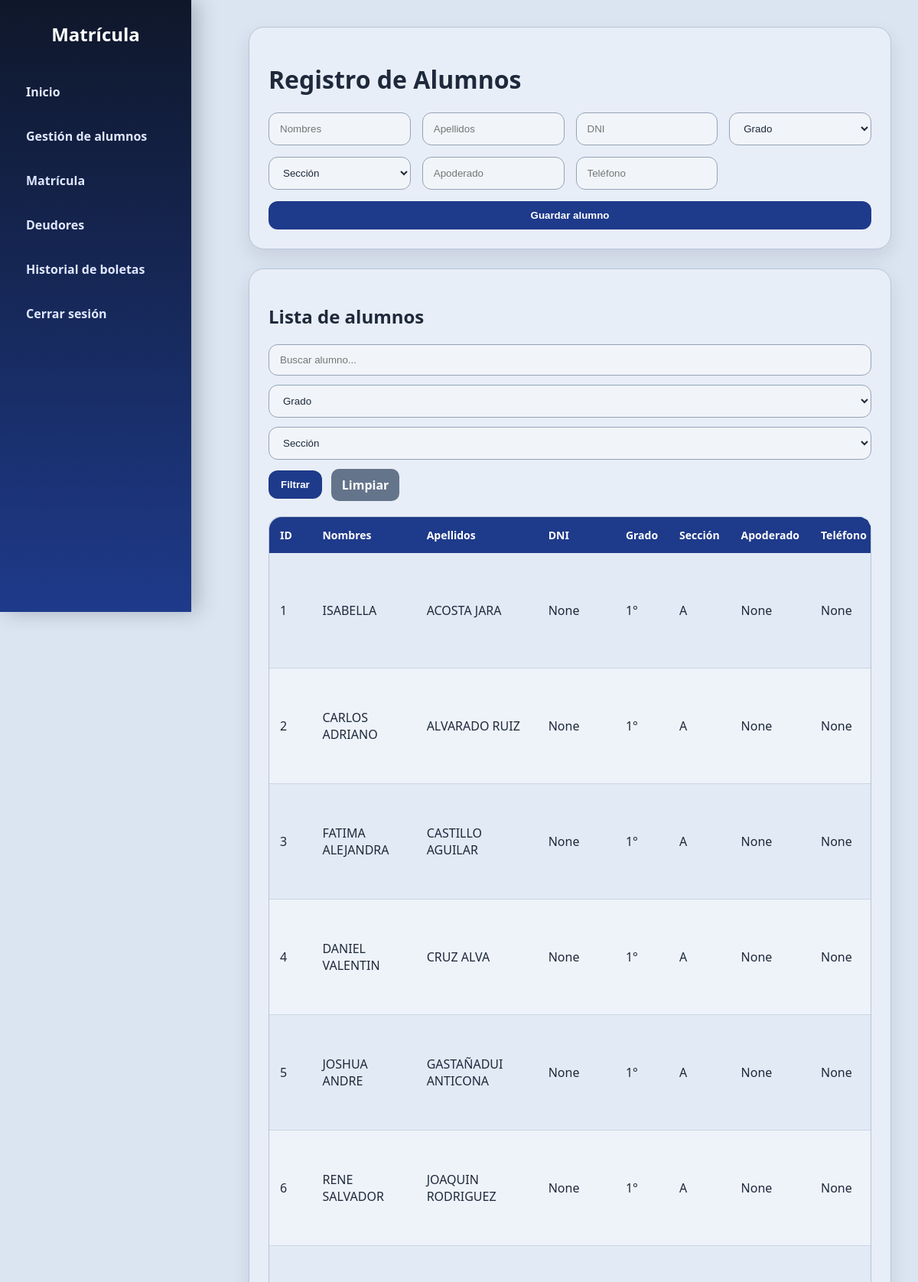
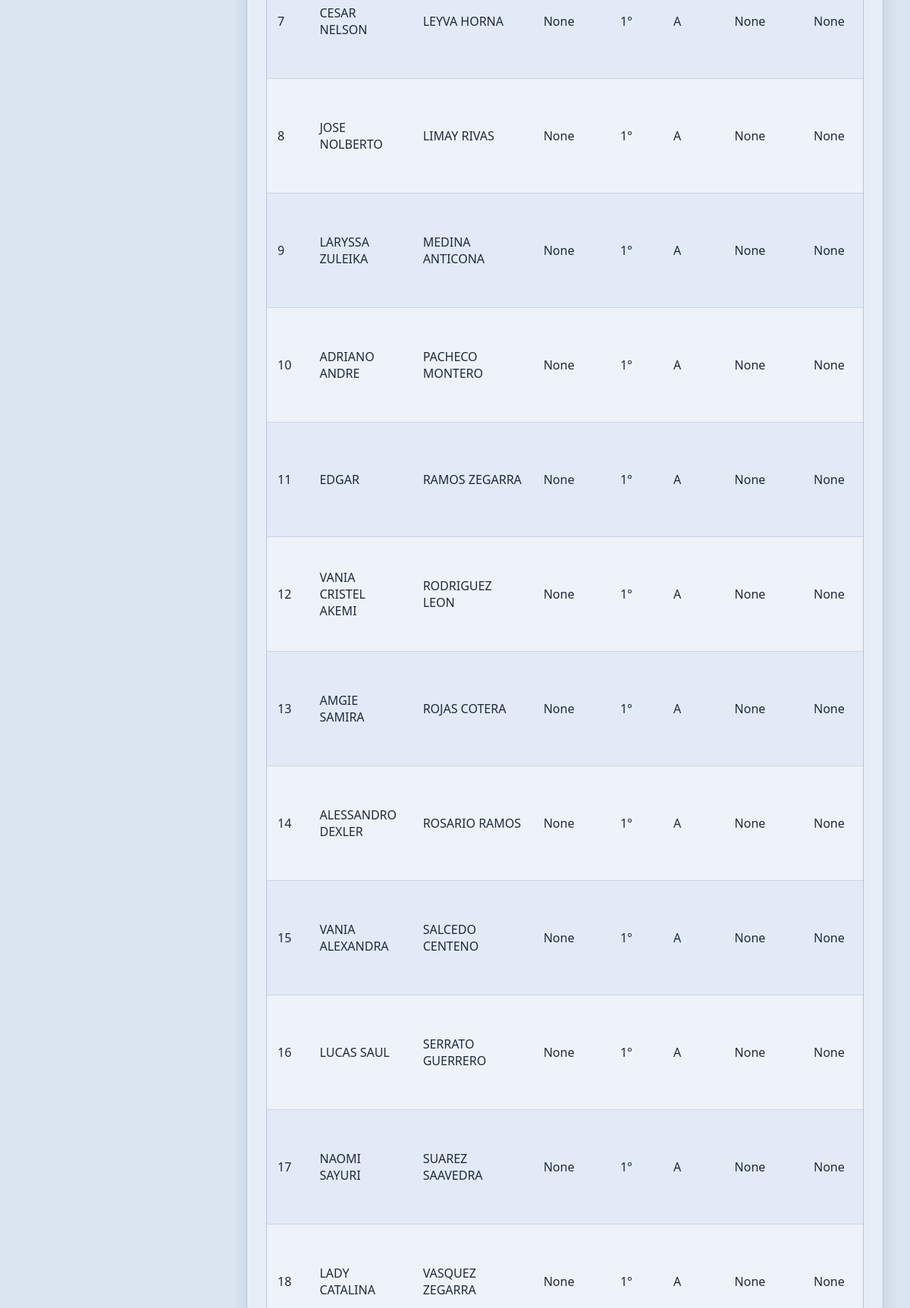
Page /alumnos (signed in, upper part) on the committed database (2 pictures, top to bottom).
### tables this page shows
CREATE TABLE alumnos (
        id INTEGER PRIMARY KEY AUTOINCREMENT,
        nombres TEXT NOT NULL,
        apellidos TEXT NOT NULL,
        dni TEXT,
        grado TEXT NOT NULL,
        seccion TEXT NOT NULL,
        apoderado TEXT,
        telefono TEXT,
        estado TEXT DEFAULT 'Activo'
    );

### app.py (the view, shortened to what this page needs)
@app.route("/alumnos", methods=["GET", "POST"])
def alumnos():
    if "user" not in session:
        return redirect("/")
    conn = get_db()
    cur = conn.cursor()
    buscar = request.args.get("buscar", "")
    grado = request.args.get("grado", "")
    seccion = request.args.get("seccion", "")
    query = "SELECT * FROM alumnos WHERE 1=1"
    params = []
    if buscar:
        query += " AND (nombres LIKE ? OR apellidos LIKE ? OR dni LIKE ?)"
        params.extend([f"%{buscar}%", f"%{buscar}%", f"%{buscar}%"])
    if grado:
        query += " AND grado=?"
        params.append(grado)
    if seccion:
        query += " AND seccion=?"
        params.append(seccion)
    query += " ORDER BY grado, seccion, apellidos"
    cur.execute(query, params)
    alumnos_lista = cur.fetchall()
    conn.close()
    return render_template("alumnos.html", alumnos=alumnos_lista)

### app.py (called while the page is built)
def get_db():
    return sqlite3.connect("colegio.db")

@app.context_processor
def injectar_usuario():
    return {
        "usuario_actual": session.get("user"),
        "rol_actual": session.get("rol")
    }

### templates/alumnos.html (shortened to what this page needs)
<!DOCTYPE html>
<html lang="es">
<head>
<link rel="stylesheet" href="/static/style.css">
</head>
<body>
<div class="sidebar">
    <h2> Matrícula</h2>
    <a href="/dashboard">Inicio</a>
    <a href="/alumnos">Gestión de alumnos</a>
    <a href="/matricula">Matrícula</a>
    <a href="/deudores">Deudores</a>
    <a href="/boletas">Historial de boletas</a>
    <a href="/logout">Cerrar sesión</a>
</div>
<div class="content">
<div class="card">
    <h1>Registro de Alumnos</h1>
    <form class="form-registro" method="POST">
        <input type="text" name="nombres" placeholder="Nombres" required>
        <input type="text" name="apellidos" placeholder="Apellidos" required>
        <input type="text" name="dni" placeholder="DNI">
        <select name="grado" required>
            <option value="">Grado</option>
        </select>
        <select name="seccion" required>
            <option value="">Sección</option>
        </select>
        <input type="text" name="apoderado" placeholder="Apoderado">
        <input type="text" name="telefono" placeholder="Teléfono">
        <button class="btn-full" type="submit">Guardar alumno</button>
    </form>
</div>
<div class="card">
    <h2>Lista de alumnos</h2>
    <form class="form-buscar" method="GET">
        <input type="text" name="buscar" placeholder="Buscar alumno...">
        <select name="grado">
            <option value="">Grado</option>
        </select>
        <select name="seccion">
            <option value="">Sección</option>
        </select>
        <button type="submit">Filtrar</button>
        <a class="btn-limpiar" href="/alumnos">Limpiar</a>
    </form>
    <div class="table-container">
    <table>
        <tr>
            <th>ID</th>
            <th>Nombres</th>
            <th>Apellidos</th>
            <th>DNI</th>
            <th>Grado</th>
            <th>Sección</th>
            <th>Apoderado</th>
            <th>Teléfono</th>
        </tr>
        {% for alumno in alumnos %}
        <tr>
            <td>{{ alumno[0] }}</td>
            <td>{{ alumno[1] }}</td>
            <td>{{ alumno[2] }}</td>
            <td>{{ alumno[3] }}</td>
            <td>{{ alumno[4] }}°</td>
            <td>{{ alumno[5] }}</td>
            <td>{{ alumno[6] }}</td>
            <td>{{ alumno[7] }}</td>
        </tr>
        {% else %}
        <tr>
            <td class="vacio" colspan="10">No hay alumnos registrados</td>
        </tr>
        {% endfor %}
    </table>
    </div>
</div>
</div>
</body>
</html>

### static/style.css (style rules this page uses)
* { box-sizing: border-box; }
body { margin: 0; font-family: 'Segoe UI', Arial, sans-serif; background: #dbe5f1; color: #1e293b; }
.sidebar { width: 250px; height: 100vh; background: linear-gradient(180deg, #0f172a, #1e3a8a); color: white; position: fixed; padding: 28px 20px; box-shadow: 8px 0 25px rgba(15, 23, 42, 0.25); }
.sidebar h2 { margin: 0 0 35px; font-size: 24px; text-align: center; }
.sidebar a { display: block; color: #e0e7ff; text-decoration: none; padding: 13px 14px; margin-bottom: 10px; border-radius: 12px; font-weight: 600; transition: 0.2s; }
.content { margin-left: 290px; padding: 35px; }
.card { background: #e8eef7; padding: 25px; border-radius: 20px; margin-bottom: 25px; box-shadow: 0 10px 25px rgba(15, 23, 42, 0.10); border: 1px solid #b6c5da; }
.form-registro { display: grid; grid-template-columns: repeat(4, 1fr); gap: 15px; }
.form-buscar { display: flex; gap: 12px; margin-bottom: 20px; flex-wrap: wrap; align-items: center; }
input, select { padding: 12px 14px; border-radius: 12px; border: 1px solid #94a3b8; width: 100%; outline: none; background: #f1f5f9; color: #1e293b; transition: 0.2s; }
button { background: #1e3a8a; color: white; border: none; padding: 11px 16px; border-radius: 12px; cursor: pointer; font-weight: 700; transition: 0.2s; }
.btn-full { grid-column: span 4; }
.btn-limpiar { background: #64748b; color: white; padding: 10px 14px; border-radius: 10px; text-decoration: none; font-weight: 700; }
.table-container { overflow-x: auto; border-radius: 16px; border: 1px solid #b6c5da; }
table { width: 100%; border-collapse: collapse; overflow: hidden; border-radius: 16px; }
th { background: #1e3a8a; color: white; padding: 14px; text-align: left; font-size: 14px; }
td { padding: 13px 14px; border-bottom: 1px solid #cbd5e1; background: #eef3fa; }
tr:nth-child(even) td { background: #e2eaf5; }

### rows in the picture
alumnos: id "1", nombres "ISABELLA", apellidos "ACOSTA JARA", alumno "None", grado "1", seccion "A"
alumnos: id "2", nombres "CARLOS ADRIANO", apellidos "ALVARADO RUIZ", alumno "None", grado "1", seccion "A"
alumnos: id "3", nombres "FATIMA ALEJANDRA", apellidos "CASTILLO AGUILAR", alumno "None", grado "1", seccion "A"
alumnos: id "4", nombres "DANIEL VALENTIN", apellidos "CRUZ ALVA", alumno "None", grado "1", seccion "A"
alumnos: id "5", nombres "JOSHUA ANDRE", apellidos "GASTAÑADUI ANTICONA", alumno "None", grado "1", seccion "A"
alumnos: id "6", nombres "RENE SALVADOR", apellidos "JOAQUIN RODRIGUEZ", alumno "None", grado "1", seccion "A"
alumnos: id "7", nombres "CESAR NELSON", apellidos "LEYVA HORNA", alumno "None", grado "1", seccion "A"
alumnos: id "8", nombres "JOSE NOLBERTO", apellidos "LIMAY RIVAS", alumno "None", grado "1", seccion "A"
alumnos: id "9", nombres "LARYSSA ZULEIKA", apellidos "MEDINA ANTICONA", alumno "None", grado "1", seccion "A"
alumnos: id "10", nombres "ADRIANO ANDRE", apellidos "PACHECO MONTERO", alumno "None", grado "1", seccion "A"
alumnos: id "11", nombres "EDGAR", apellidos "RAMOS ZEGARRA", alumno "None", grado "1", seccion "A"
alumnos: id "12", nombres "VANIA CRISTEL AKEMI", apellidos "RODRIGUEZ LEON", alumno "None", grado "1", seccion "A"
alumnos: id "13", nombres "AMGIE SAMIRA", apellidos "ROJAS COTERA", alumno "None", grado "1", seccion "A"
alumnos: id "14", nombres "ALESSANDRO DEXLER", apellidos "ROSARIO RAMOS", alumno "None", grado "1", seccion "A"
alumnos: id "15", nombres "VANIA ALEXANDRA", apellidos "SALCEDO CENTENO", alumno "None", grado "1", seccion "A"
alumnos: id "16", nombres "LUCAS SAUL", apellidos "SERRATO GUERRERO", alumno "None", grado "1", seccion "A"
alumnos: id "17", nombres "NAOMI SAYURI", apellidos "SUAREZ SAAVEDRA", alumno "None", grado "1", seccion "A"
alumnos: id "18", nombres "LADY CATALINA", apellidos "VASQUEZ ZEGARRA", alumno "None", grado "1", seccion "A"
